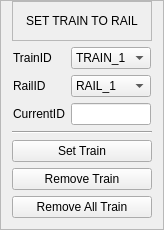
    <widget class="QFrame" name="frame_2">
     <property name="minimumSize">
      <size>
       <width>0</width>
       <height>0</height>
      </size>
     </property>
     <property name="maximumSize">
      <size>
       <width>160</width>
       <height>16777215</height>
      </size>
     </property>
     <property name="frameShape">
      <enum>QFrame::StyledPanel</enum>
     </property>
     <property name="frameShadow">
      <enum>QFrame::Raised</enum>
     </property>
     <layout class="QVBoxLayout" name="verticalLayout">
      <property name="topMargin">
       <number>0</number>
      </property>
      <item>
       <widget class="QFrame" name="frame_6">
        <property name="frameShape">
         <enum>QFrame::StyledPanel</enum>
        </property>
        <property name="frameShadow">
         <enum>QFrame::Raised</enum>
        </property>
        <layout class="QHBoxLayout" name="horizontalLayout_4">
         <item>
          <spacer name="horizontalSpacer_3">
           <property name="orientation">
            <enum>Qt::Horizontal</enum>
           </property>
           <property name="sizeHint" stdset="0">
            <size>
             <width>40</width>
             <height>20</height>
            </size>
           </property>
          </spacer>
         </item>
         <item>
          <widget class="QLabel" name="label_5">
           <property name="text">
            <string>SET TRAIN TO RAIL</string>
           </property>
           <property name="alignment">
            <set>Qt::AlignCenter</set>
           </property>
          </widget>
         </item>
         <item>
          <spacer name="horizontalSpacer_4">
           <property name="orientation">
            <enum>Qt::Horizontal</enum>
           </property>
           <property name="sizeHint" stdset="0">
            <size>
             <width>40</width>
             <height>20</height>
            </size>
           </property>
          </spacer>
         </item>
        </layout>
       </widget>
      </item>
      <item>
       <layout class="QFormLayout" name="formLayout">
        <property name="leftMargin">
         <number>1</number>
        </property>
        <property name="rightMargin">
         <number>1</number>
        </property>
        <item row="0" column="0">
         <widget class="QLabel" name="trainIDLabel">
          <property name="text">
           <string>TrainID</string>
          </property>
         </widget>
        </item>
        <item row="0" column="1">
         <widget class="QComboBox" name="trainIDComboBox">
          <item>
           <property name="text">
            <string>TRAIN_1</string>
           </property>
          </item>
          <item>
           <property name="text">
            <string>TRAIN_2</string>
           </property>
          </item>
          <item>
           <property name="text">
            <string>TRAIN_3</string>
           </property>
          </item>
          <item>
           <property name="text">
            <string>TRAIN_4</string>
           </property>
          </item>
          <item>
           <property name="text">
            <string>TRAIN_5</string>
           </property>
          </item>
          <item>
           <property name="text">
            <string>TRAIN_6</string>
           </property>
          </item>
          <item>
           <property name="text">
            <string>TRAIN_7</string>
           </property>
          </item>
          <item>
           <property name="text">
            <string>TRAIN_8</string>
           </property>
          </item>
         </widget>
        </item>
        <item row="1" column="0">
         <widget class="QLabel" name="railIDLabel">
          <property name="text">
           <string>RailID</string>
          </property>
         </widget>
        </item>
        <item row="1" column="1">
         <widget class="QComboBox" name="railIDComboBox">
          <item>
           <property name="text">
            <string>RAIL_1</string>
           </property>
          </item>
          <item>
           <property name="text">
            <string>RAIL_2</string>
           </property>
          </item>
          <item>
           <property name="text">
            <string>RAIL_3</string>
           </property>
          </item>
          <item>
           <property name="text">
            <string>RAIL_4</string>
           </property>
          </item>
          <item>
           <property name="text">
            <string>RAIL_5</string>
           </property>
          </item>
          <item>
           <property name="text">
            <string>RAIL_6</string>
           </property>
          </item>
          <item>
           <property name="text">
            <string>RAIL_7</string>
           </property>
          </item>
          <item>
           <property name="text">
            <string>RAIL_8</string>
           </property>
          </item>
          <item>
           <property name="text">
            <string>RAIL_9</string>
           </property>
          </item>
          <item>
           <property name="text">
            <string>RAIL_10</string>
           </property>
          </item>
         </widget>
        </item>
        <item row="2" column="0">
         <widget class="QLabel" name="currentIDLabel">
          <property name="text">
           <string>CurrentID</string>
          </property>
         </widget>
        </item>
        <item row="2" column="1">
         <widget class="QLineEdit" name="currentIDLineEdit"/>
        </item>
       </layout>
      </item>
      <item>
       <widget class="Line" name="line_7">
        <property name="orientation">
         <enum>Qt::Horizontal</enum>
        </property>
       </widget>
      </item>
      <item>
       <widget class="QPushButton" name="trainSetButton">
        <property name="text">
         <string>Set Train</string>
        </property>
       </widget>
      </item>
      <item>
       <widget class="QPushButton" name="trainRemoveButton">
        <property name="text">
         <string>Remove Train</string>
        </property>
       </widget>
      </item>
      <item>
       <widget class="QPushButton" name="trainRemoveAllButton">
        <property name="text">
         <string>Remove All Train</string>
        </property>
       </widget>
      </item>
     </layout>
    </widget>
